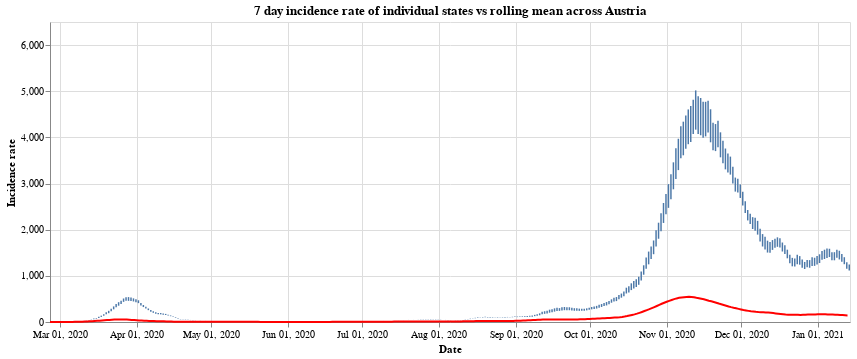

Notebook source saved alongside this figure:
### Markdown cell above
Finally we have the

### Code cell
#collapse
states = at_data['Bundesland'].unique()
states.sort()

selection = alt.selection_single(
    name='Select',
    fields=['Bundesland'],
    init={'Bundesland': 'Vorarlberg'},
    bind={'Bundesland': alt.binding_select(options=states)}
)

# scatter plot, modify opacity based on selection
bars = alt.Chart(at_data).mark_bar().add_selection(
    selection
).encode(
    x=alt.X("yearmonthdate(Time):T", axis=alt.Axis(title='Date')),
    y=alt.Y("SiebenTageInzidenzFaelle:Q", axis=alt.Axis(title='Incidence rate')),
    tooltip='SiebenTageInzidenzFaelle:Q',
    opacity=alt.condition(selection, alt.value(1), alt.value(0))
).properties(title=f'7 day incidence rate of individual states vs rolling mean across Austria', width=800)

line = alt.Chart(all_austria).mark_line(
    color='red',
    size=2,
).transform_window(
    rolling_mean='mean(SiebenTageInzidenzFaelle)',
    frame=[0, 7]
).encode(
    x='yearmonthdate(Time):T',
    y='rolling_mean:Q'
)

alt.layer(bars, line)

### Figure 1 — Vega-Lite specification as saved in the notebook (floating-point values rounded to 4 significant figures; data arrays with more than 128 entries replaced by an {"elided": "..."} marker saying what was removed)
{"config": {"view": {"continuousWidth": 400, "continuousHeight": 300}}, "layer": [{"data": {"name": "data-bcf6237874d5071b041d33ecf3a44eea"}, "mark": "bar", "encoding": {"opacity": {"condition": {"value": 1, "selection": "Select"}, "value": 0}, "tooltip": {"type": "quantitative", "field": "SiebenTageInzidenzFaelle"}, "x": {"type": "temporal", "axis": {"title": "Date"}, "field": "Time", "timeUnit": "yearmonthdate"}, "y": {"type": "quantitative", "axis": {"title": "Incidence rate"}, "field": "SiebenTageInzidenzFaelle"}}, "selection": {"Select": {"type": "single", "fields": ["Bundesland"], "init": {"Bundesland": "Vorarlberg"}, "bind": {"Bundesland": {"input": "select", "options": ["Burgenland", "Kärnten", "Niederösterreich", "Oberösterreich", "Salzburg", "Steiermark", "Tirol", "Vorarlberg", "Wien", "Österreich"]}}}}, "title": "7 day incidence rate of individual states vs rolling mean across Austria", "width": 800}, {"data": {"name": "data-19643df0772bab4f5ccfe488df05ba4d"}, "mark": {"type": "line", "color": "red", "size": 2}, "encoding": {"x": {"type": "temporal", "field": "Time", "timeUnit": "yearmonthdate"}, "y": {"type": "quantitative", "field": "rolling_mean"}}, "transform": [{"window": [{"op": "mean", "field": "SiebenTageInzidenzFaelle", "as": "rolling_mean"}], "frame": [0, 7]}]}], "$schema": "https://vega.github.io/schema/vega-lite/v4.8.1.json", "datasets": {"data-bcf6237874d5071b041d33ecf3a44eea": {"elided": "3230 records"}, "data-19643df0772bab4f5ccfe488df05ba4d": {"elided": "323 records"}}}
